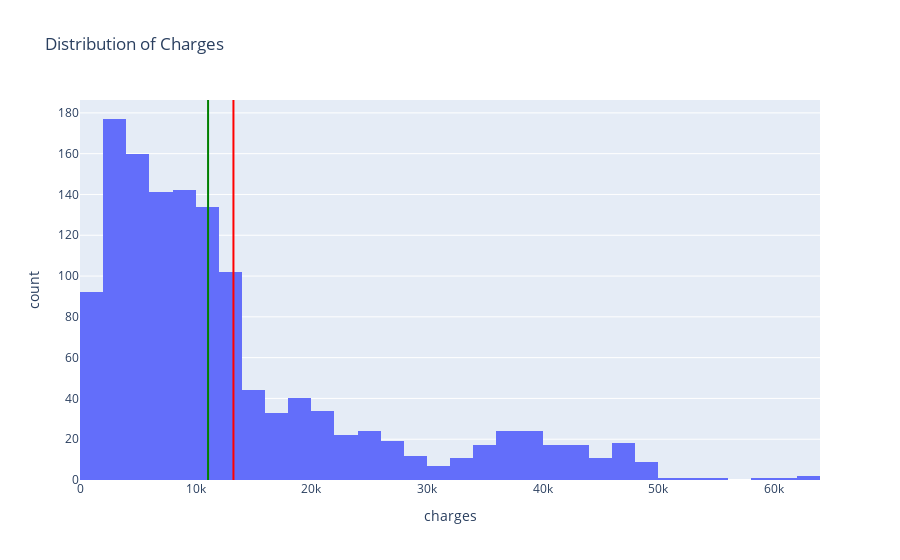

The notebook cell saved with this chart:
### Code cell
# Print mean  and trimmed on a single plot to see the differnce and also print the legends
fig = px.histogram(df, x='charges', nbins=50, title='Distribution of Charges')
fig.add_vline(x=df['charges'].mean(), line=dict(color='red'), name='Mean')
fig.add_vline(x=trimmed_mean_charges, line=dict(color='green'), name='Trimmed Mean')
fig.show()

### Figure 1 — Plotly figure (JSON) as saved in the notebook; plotly's stock layout.template omitted (floating-point values rounded to 4 significant figures; data arrays with more than 128 entries replaced by an {"elided": "..."} marker saying what was removed)
{"data": [{"alignmentgroup": "True", "bingroup": "x", "hovertemplate": "charges=%{x}<br>count=%{y}<extra></extra>", "legendgroup": "", "marker": {"color": "#636efa", "pattern": {"shape": ""}}, "name": "", "nbinsx": 50, "offsetgroup": "", "orientation": "v", "showlegend": false, "type": "histogram", "x": {"elided": "1338 float values"}, "xaxis": "x", "yaxis": "y"}], "layout": {"barmode": "relative", "legend": {"tracegroupgap": 0}, "shapes": [{"line": {"color": "red"}, "name": "Mean", "type": "line", "x0": 13270.0, "x1": 13270.0, "xref": "x", "y0": 0, "y1": 1, "yref": "y domain"}, {"line": {"color": "green"}, "name": "Trimmed Mean", "type": "line", "x0": 11080.0, "x1": 11080.0, "xref": "x", "y0": 0, "y1": 1, "yref": "y domain"}], "title": {"text": "Distribution of Charges"}, "xaxis": {"anchor": "y", "domain": [0, 1], "title": {"text": "charges"}}, "yaxis": {"anchor": "x", "domain": [0, 1], "title": {"text": "count"}}}}
